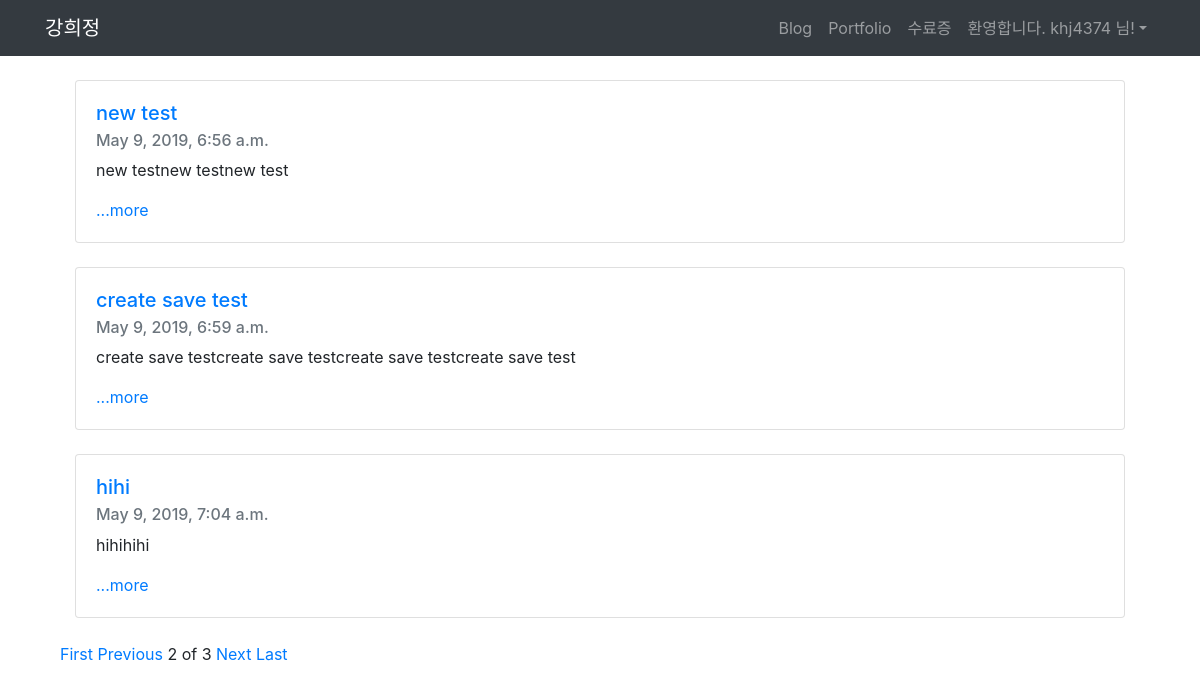
Page /?page=2 (signed in) on the committed database.
### project/models.py (models this page shows, shortened)
class Blog(models.Model):
    title=models.CharField(max_length=200)
    pub_date=models.DateTimeField('date published')
    body=models.TextField()
    def summary(self):
        return self.body[:100]

### project/views.py (the view)
# urls.py: 2. Add a URL to urlpatterns:  path('', views.home, name='home')
def home(request):
    blogs=Blog.objects
    blog_list=Blog.objects.all()
    paginator=Paginator(blog_list,3)
    page=request.GET.get('page')
    posts=paginator.get_page(page)
    return render(request,'home.html',{'blogs':blogs,'posts':posts})

### project/templates/home.html (shortened to what this page needs)
<!DOCTYPE html>
<html>
{% extends 'base.html' %}
{% block content %}
<body>
<div class="container">
    <br>
    {% for blog in posts %}
    <div class="container">
    <div class="card">
        <div class="card-body">
            <h5 class="card-title"><a href="{% url 'detail' blog.id %}">{{blog.title}}</a></h6>
            <h6 class="card-subtitle mb-2 text-muted">{{ blog.pub_date }}</h6>
            <p class="card-text">{{blog.summary}}</p>
            <a href="{% url 'detail' blog.id %}" class="card-link">...more</a>
        </div>
    </div><br>
    </div>
    {% endfor %}
</div>
<div class="container">
{% if posts.has_previous%}
<a href="?page=1">First</a>
<a href="?page={{posts.previous_page_number}}">Previous</a>
{% endif%}
<span>{{posts.number}}</span>
<span>of</span>
<span>{{posts.paginator.num_pages}}</span>
{% if posts.has_next%}
<a href="?page={{posts.next_page_number}}">Next</a>
<a href="?page={{posts.paginator.num_pages}}">Last</a>
{% endif%}
</div>
{% endblock %}

### blogproject/templates/base.html (shortened to what this page needs)
<head>
<link rel="stylesheet" href="https://stackpath.bootstrapcdn.com/bootstrap/4.3.1/css/bootstrap.min.css">
</head>
<nav class="navbar navbar-expand-lg navbar-dark bg-dark">
        <div class="container">
            <a class="navbar-brand" href="{% url 'home' %}">강희정</a>
            <div class="collapse navbar-collapse" id="navbarNavAltMarkup">
                <ul class="navbar-nav ml-auto">
                    <li class="nav-item">
                        <a class="nav-item nav-link" href="{% url 'home' %}">Blog</span></a>
                    </li>
                    <li class="nav-item">
                        <a class="nav-item nav-link" href="{% url 'portfolio' %}">Portfolio</a>
                    </li>
                    <li class="nav-item">
                        <a class="nav-item nav-link" href="#">수료증</a>
                    </li>
                    {% if user.is_authenticated %}
                    <li class="nav-item dropdown">
                        <a class="nav-link dropdown-toggle" id="navbarDropdown" role="button" data-toggle="dropdown"
                            aria-haspopup="true" aria-expanded="false">환영합니다. {{ user.username }} 님!</a>
                    </li>
                    {% endif %}
                </ul>
            </div>
        </div>
    </nav>
<div class="container">
{% block content %}
{% endblock %}
</div>

### rows in the picture
Blog: title "new test", pub_date "May 9, 2019, 6:56 a.m.", summary "new testnew testnew test"
Blog: title "create save test", pub_date "May 9, 2019, 6:59 a.m.", summary "create save testcreate save testcreate save testcreate save test"
Blog: title "hihi", pub_date "May 9, 2019, 7:04 a.m.", summary "hihihihi"

### other values in the picture
{{ user.username }} "khj4374"
{{ posts.number }} "2"
{{ posts.paginator.num_pages }} "3"
